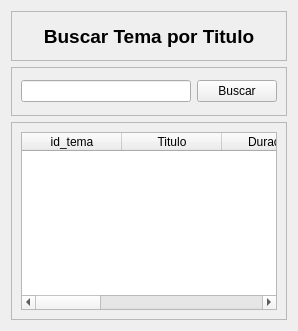
              <widget class="QWidget" name="page_buscar">
               <layout class="QGridLayout" name="gridLayout_15">
                <item row="0" column="0">
                 <layout class="QVBoxLayout" name="verticalLayout_7" stretch="1,1,4">
                  <item>
                   <widget class="QFrame" name="frame_6">
                    <property name="frameShape">
                     <enum>QFrame::StyledPanel</enum>
                    </property>
                    <property name="frameShadow">
                     <enum>QFrame::Raised</enum>
                    </property>
                    <layout class="QGridLayout" name="gridLayout_10">
                     <item row="0" column="0">
                      <widget class="QLabel" name="label_27">
                       <property name="font">
                        <font>
                         <pointsize>14</pointsize>
                         <weight>75</weight>
                         <bold>true</bold>
                        </font>
                       </property>
                       <property name="text">
                        <string>Buscar Tema por Titulo</string>
                       </property>
                       <property name="alignment">
                        <set>Qt::AlignCenter</set>
                       </property>
                      </widget>
                     </item>
                    </layout>
                   </widget>
                  </item>
                  <item>
                   <widget class="QFrame" name="frame_5">
                    <property name="frameShape">
                     <enum>QFrame::StyledPanel</enum>
                    </property>
                    <property name="frameShadow">
                     <enum>QFrame::Raised</enum>
                    </property>
                    <layout class="QGridLayout" name="gridLayout_12">
                     <item row="0" column="0">
                      <widget class="QLineEdit" name="input_buscar_tema">
                       <property name="alignment">
                        <set>Qt::AlignCenter</set>
                       </property>
                      </widget>
                     </item>
                     <item row="0" column="1">
                      <widget class="QPushButton" name="boton_buscar_tema">
                       <property name="text">
                        <string>Buscar</string>
                       </property>
                      </widget>
                     </item>
                    </layout>
                   </widget>
                  </item>
                  <item>
                   <widget class="QFrame" name="frame_7">
                    <property name="frameShape">
                     <enum>QFrame::StyledPanel</enum>
                    </property>
                    <property name="frameShadow">
                     <enum>QFrame::Raised</enum>
                    </property>
                    <layout class="QGridLayout" name="gridLayout_14">
                     <item row="0" column="0">
                      <widget class="QTableWidget" name="tabla_buscar_tema">
                       <column>
                        <property name="text">
                         <string>id_tema</string>
                        </property>
                       </column>
                       <column>
                        <property name="text">
                         <string>Titulo</string>
                        </property>
                       </column>
                       <column>
                        <property name="text">
                         <string>Duracion</string>
                        </property>
                       </column>
                       <column>
                        <property name="text">
                         <string>Autor</string>
                        </property>
                       </column>
                       <column>
                        <property name="text">
                         <string>Compositor</string>
                        </property>
                       </column>
                       <column>
                        <property name="text">
                         <string>id_album</string>
                        </property>
                       </column>
                       <column>
                        <property name="text">
                         <string>id_interprete</string>
                        </property>
                       </column>
                      </widget>
                     </item>
                    </layout>
                   </widget>
                  </item>
                 </layout>
                </item>
               </layout>
              </widget>
